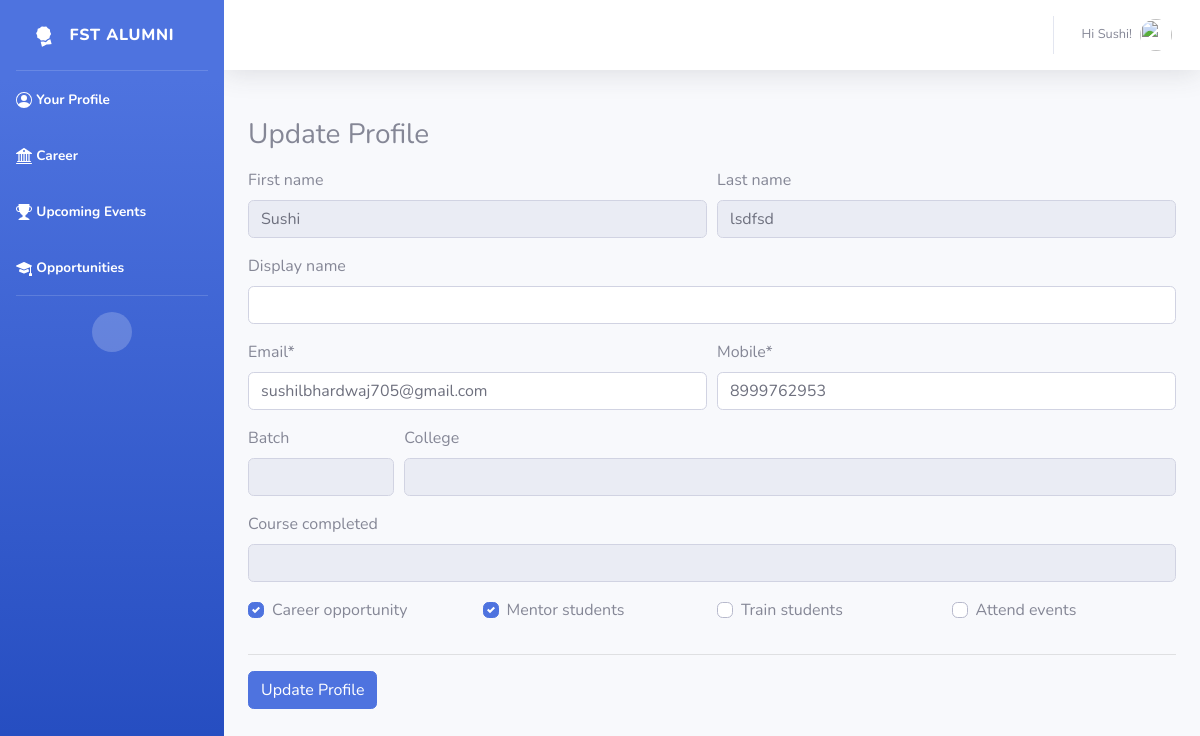
/profile/updateprofile/2/ (signed in), run on an earlier commit of the app's database.
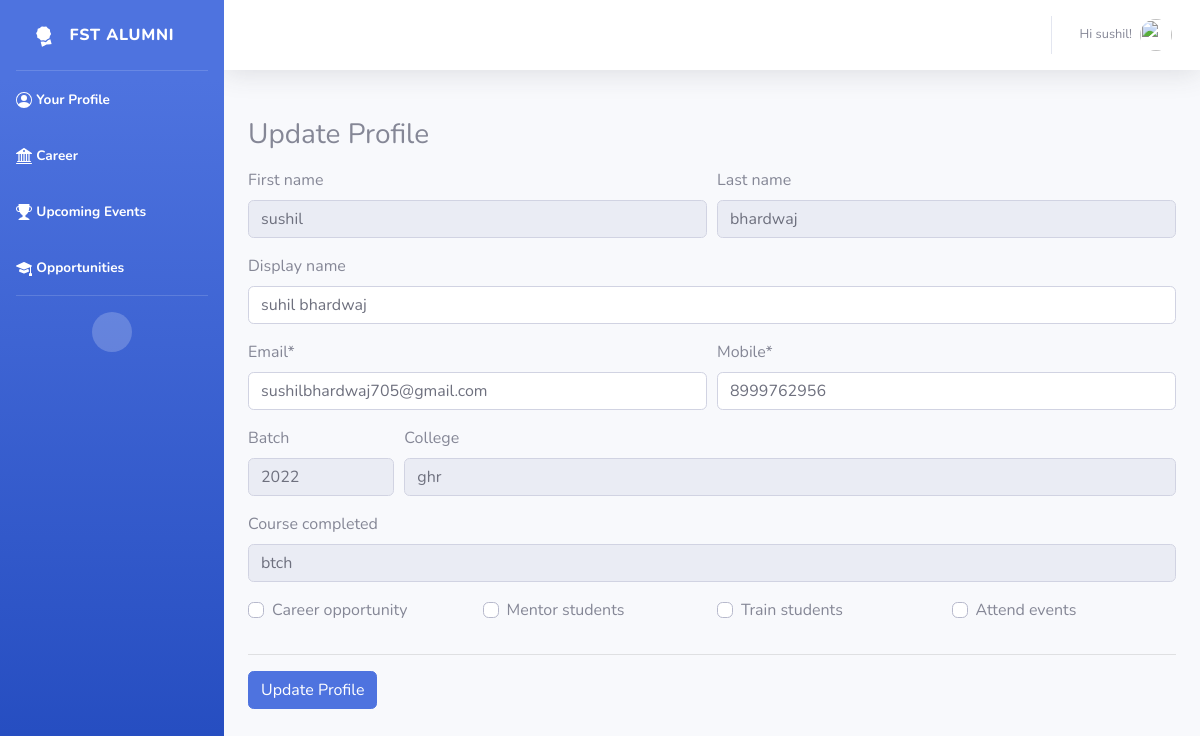
And on a later commit of the database.
### accounts/models.py (models this page shows, shortened)
class User(AbstractBaseUser, PermissionsMixin):
    email = models.EmailField(max_length=254, unique=True)
    is_staff = models.BooleanField(default=False)
    is_superuser = models.BooleanField(default=False)
    is_active = models.BooleanField(default=True)
    last_login = models.DateTimeField(null=True, blank=True)
    date_joined = models.DateTimeField(auto_now_add=True)
    first_name = models.CharField(max_length=254, null=True, blank=True)
    last_name = models.CharField(max_length=254, null=True, blank=True)
    display_name = models.CharField(max_length=254, null=True, blank=True)
    batch = models.CharField(max_length=254, null=True, blank=True)
    college = models.CharField(max_length=254, null=True, blank=True)
    course_completed = models.CharField(max_length=254, null=True, blank=True)
    course_complete_start = models.DateField(blank=True, null=True)
    course_complete_end = models.DateField(blank=True, null=True)
    mobile = models.CharField(max_length=10)
    career_opportunity = models.BooleanField(default=False)
    mentor_students = models.BooleanField(default=False)
    train_students = models.BooleanField(default=False)
    attend_events = models.BooleanField(default=False)
    show_certificate = models.BooleanField(default=True)
    USERNAME_FIELD = 'email'
    EMAIL_FIELD = 'email'
    REQUIRED_FIELDS = []
    objects = UserManager()

### alumni/views.py (the view, shortened to what this page needs)
class UpdateProfile(LoginRequiredMixin, UpdateView):
    model = User
    form_class = ProfileForm
    template_name = 'editprofile.html'
    success_url = reverse_lazy('profile')

### templates/editprofile.html (shortened to what this page needs)
{% extends 'blank.html' %}
{%load static%}
{% load crispy_forms_tags %}
{%block body %}
<div class="container pt-5">
  {% crispy form %}
</div>
{% endblock %}

### templates/blank.html (shortened to what this page needs)
{% load static %}
<!DOCTYPE html>
<html lang="en">
<head>
    <link href="{% static 'vendor/fontawesome-free/css/all.min.css' %}" rel="stylesheet" type="text/css">
    <link href="{% static 'css/sb-admin-2.min.css' %}" rel="stylesheet">
</head>
<body id="page-top">
    <div id="wrapper">
        <ul class="navbar-nav bg-gradient-primary sidebar sidebar-dark accordion" id="accordionSidebar">
            <a class="sidebar-brand d-flex align-items-center justify-content-center" href="{% url 'profile' %}">
                <div class="sidebar-brand-icon rotate-n-15">
                </div>
                <div class="sidebar-brand-text mx-3">FST Alumni</div>
            </a>
            <hr class="sidebar-divider my-0">
            <li class="nav-item active">
                <a class="nav-link" href="{% url 'profile' %}">
                    <span>Your Profile</span></a>
            </li>
            <li class="nav-item active">
                <a class="nav-link" href="{% url 'career' %}">
                    <span>Career</span></a>
            </li>
            <li class="nav-item active">
                <a class="nav-link" href="{% url 'events' %}">
                    <span>Upcoming Events</span></a>
            </li>
            <li class="nav-item active">
                <a class="nav-link" href="{% url 'opportunities' %}">
                    <span>Opportunities</span></a>
            </li>
            <hr class="sidebar-divider">
            <div class="text-center d-none d-md-inline">
                <button class="rounded-circle border-0" id="sidebarToggle"></button>
            </div>
        </ul>
        <div id="content-wrapper" class="d-flex flex-column">
            <div id="content">
                <nav class="navbar navbar-expand navbar-light bg-white topbar  static-top shadow">
                    <ul class="navbar-nav ml-auto">
                        <li class="nav-item dropdown no-arrow">
                            <a class="nav-link dropdown-toggle" href="#" id="userDropdown" role="button"
                                data-toggle="dropdown" aria-haspopup="true" aria-expanded="false">
                                {% if user.is_authenticated %}
                                <span class="mr-2 d-none d-lg-inline text-gray-600 small">Hi {{ user.first_name }}!</span>
                                {% endif %}
                                <img class="img-profile rounded-circle"
                                    src="{% static 'img/undraw_profile.svg' %}">
                            </a>
                        </li>
                    </ul>
                </nav>
            {% block body %}{% endblock body %}
            </div>
        </div>
    </div>
</body>
</html>

What changed in the data, as far as the page shows it:
changed User "sushilbhardwaj705@gmail.com": first_name "Sushi" → "sushil"; last_name "lsdfsd" → "bhardwaj"; display_name (not shown) → "suhil bhardwaj"; mobile "8999762953" → "8999762956"; batch (not shown) → "2022"; college (not shown) → "ghr"; course_completed (not shown) → "btch"
